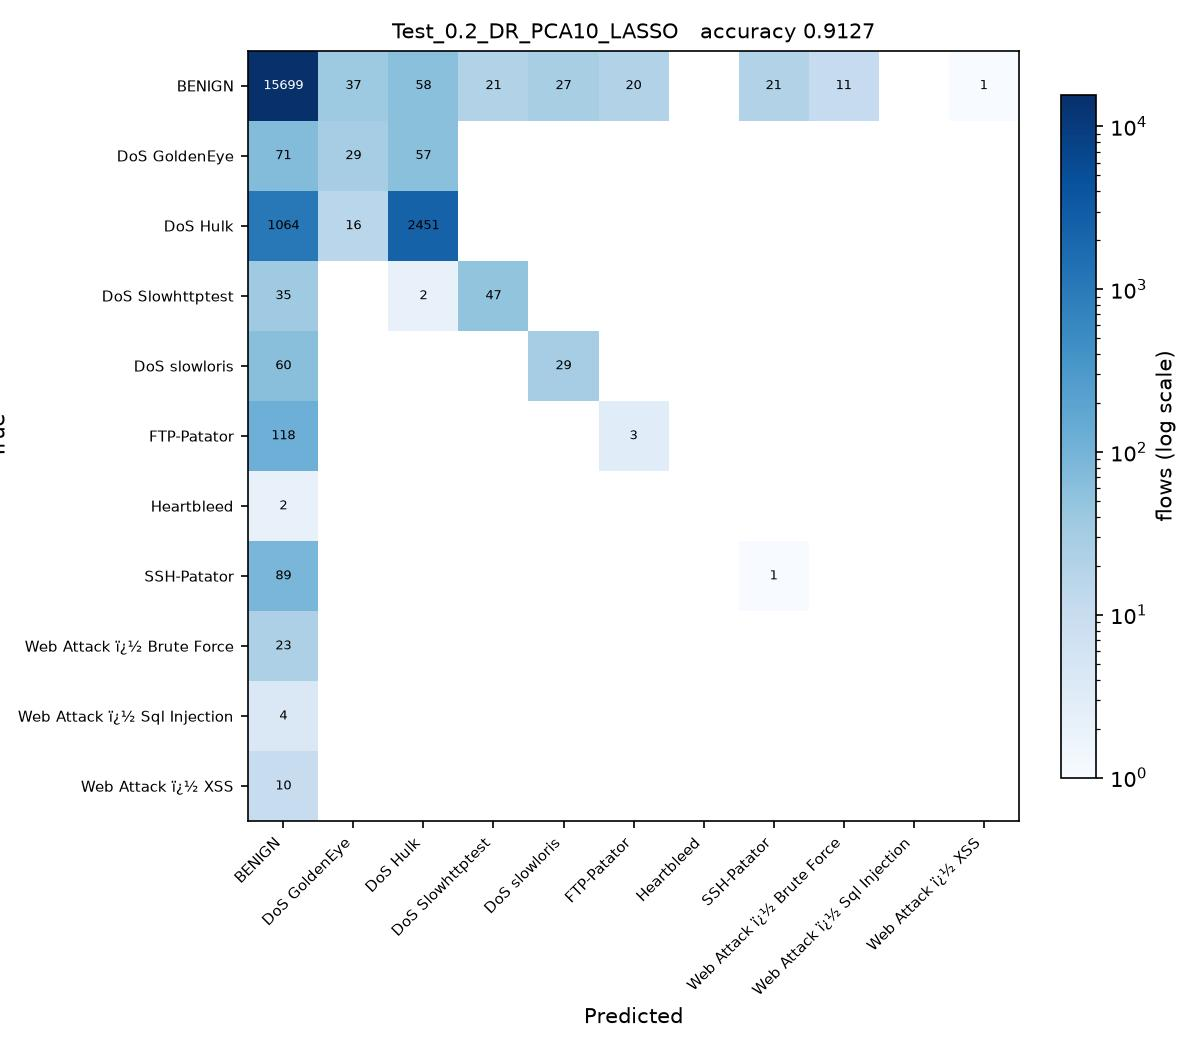

Reproduce this figure in Python.
# Test_0.2_DR_PCA10_LASSO.py
#
# Test size 0.2  |  PCA, 10 components  |  Lasso Regression -> SGDClassifier(penalty='l1') (sheet #4)
#
# This is SGDC_60_40.py with the changes marked CHANGE below and nothing else.
#
# Sheet entry 4 is Lasso(alpha=0.1), a regressor. Its defining feature is the
# L1 penalty, which SGDClassifier(penalty='l1') applies to a classifier.
# alpha is left at the SGDClassifier default: the sheet's 0.1 is scaled to
# Lasso's own loss and means something different here.

import os
from pathlib import Path

# CHANGE 1: run from the project folder, so the CSV names below resolve, and
# read them as latin-1. The Web Attack labels contain byte 0x96, which the
# default utf-8 decoder rejects with UnicodeDecodeError.
os.chdir(Path(__file__).resolve().parent.parent)
import numpy as np
import pandas as pd

df1 = pd.read_csv(r'C:\Users\Karthika\OneDrive\Desktop\ACN_PCA_75_Runs\Scripts\Tuesday-WorkingHours.pcap_ISCX (1).csv', low_memory=True, encoding='latin-1')
df2 = pd.read_csv(r'C:\Users\Karthika\OneDrive\Desktop\ACN_PCA_75_Runs\Scripts\Wednesday-workingHours.pcap_ISCX.csv', low_memory=True, encoding='latin-1')
df3 = pd.read_csv(r'C:\Users\Karthika\OneDrive\Desktop\ACN_PCA_75_Runs\Scripts\Thursday-WorkingHours-Morning-WebAttacks.pcap_ISCX.csv', low_memory=True, encoding='latin-1')

dataset = pd.concat([df1, df2, df3], ignore_index=True)

dataset.columns = dataset.columns.str.strip()

# CHANGE 2: a stratified sample of 100000 flows, the same for every run.
# The full three captures hold about 1.3 million flows, which makes 75 runs
# impractical. At least 50 flows of every class are kept.
label = dataset.columns[-1]
dataset = pd.concat(
    [g.sample(n=min(len(g), max(50, round(100000 * len(g) / len(dataset)))), random_state=0)
     for _, g in dataset.groupby(label)],
    ignore_index=True
)

X = dataset.iloc[:, :-1]
y = dataset.iloc[:, -1]

X = X.apply(pd.to_numeric, errors='coerce')

X.replace([np.inf, -np.inf], np.nan, inplace=True)

from sklearn.impute import SimpleImputer

imputer = SimpleImputer(missing_values=np.nan, strategy='mean')
X = imputer.fit_transform(X)

from sklearn.preprocessing import LabelEncoder

labelencoder_y = LabelEncoder()
y = labelencoder_y.fit_transform(y)

from sklearn.model_selection import train_test_split

X_train, X_test, y_train, y_test = train_test_split(
    X,
    y,
    test_size=0.2,   # CHANGE 3: test size
    random_state=0,
    stratify=y
)

# CHANGE 4: PCA, from PCA_LDA_KErnel_PCA_CODE.pdf (fitted on training data only).
# PCA follows the directions of largest variance, so the features have to be on
# a common scale first, otherwise the components just track whichever column has
# the biggest units. The scaler is fitted on the training split only.
from sklearn.preprocessing import StandardScaler
from sklearn.decomposition import PCA

scaler = StandardScaler()
X_train = scaler.fit_transform(X_train)
X_test = scaler.transform(X_test)

pca = PCA(n_components=10)
X_train = pca.fit_transform(X_train)          # no labels: PCA is unsupervised
X_test = pca.transform(X_test)
print("\nVariance explained by 10 components : {:.4f}".format(pca.explained_variance_ratio_.sum()))

# CHANGE 5: Lasso Regression -> SGDClassifier(penalty='l1') (sheet #4) in place of SGDClassifier
from sklearn.linear_model import SGDClassifier

classifier = SGDClassifier(
    loss='hinge',
    penalty='l1',
    alpha=0.0001,
    max_iter=1000,
    tol=1e-3,
    random_state=0
)

classifier.fit(X_train, y_train)

y_pred = classifier.predict(X_test) 

from sklearn.metrics import confusion_matrix
from sklearn.metrics import accuracy_score
from sklearn.metrics import precision_score
from sklearn.metrics import recall_score
from sklearn.metrics import f1_score
from sklearn.metrics import classification_report

cm = confusion_matrix(y_test, y_pred)

print("Confusion Matrix:\n")
print(cm)

print("\nAccuracy : {:.4f}".format(accuracy_score(y_test, y_pred)))
print("\nPrecision : {:.4f}".format(precision_score(y_test, y_pred, average='weighted')))
print("\nRecall : {:.4f}".format(recall_score(y_test, y_pred, average='weighted')))
print("\nF1 Score : {:.4f}".format(f1_score(y_test, y_pred, average='weighted')))

print("\nClassification Report:\n")
print(classification_report(y_test, y_pred))
# CHANGE 6: save the confusion matrix as Test_0.2_DR_PCA10_LASSO.jpg and record the result
import matplotlib
matplotlib.use('Agg')
import matplotlib.pyplot as plt
from matplotlib.colors import LogNorm

here = Path(__file__).resolve().parent
names = [str(c) for c in labelencoder_y.classes_]
fig, ax = plt.subplots(figsize=(8, 7))
im = ax.imshow(cm, cmap='Blues', norm=LogNorm(vmin=1))
ax.set_xticks(range(len(names)), names, rotation=45, ha='right', fontsize=7)
ax.set_yticks(range(len(names)), names, fontsize=7)
ax.set_xlabel('Predicted')
ax.set_ylabel('True')
ax.set_title('Test_0.2_DR_PCA10_LASSO   accuracy {:.4f}'.format(accuracy_score(y_test, y_pred)), fontsize=10)
for i in range(cm.shape[0]):
    for j in range(cm.shape[1]):
        if cm[i, j]:
            ax.text(j, i, cm[i, j], ha='center', va='center', fontsize=6,
                    color='white' if cm[i, j] > cm.max() / 3 else 'black')
fig.colorbar(im, ax=ax, fraction=0.04, label='flows (log scale)')
fig.tight_layout()
fig.savefig(here / 'Test_0.2_DR_PCA10_LASSO.jpg', dpi=150)
plt.close(fig)

row = pd.DataFrame([{
    'Test': 0.2, 'DR': 'PCA10', 'Clas': 'LASSO',
    'Acc': round(accuracy_score(y_test, y_pred), 4),
    'Pre': round(precision_score(y_test, y_pred, average='weighted', zero_division=0), 4),
    'Rec': round(recall_score(y_test, y_pred, average='weighted', zero_division=0), 4),
    'F1': round(f1_score(y_test, y_pred, average='weighted', zero_division=0), 4),
    'script': 'Test_0.2_DR_PCA10_LASSO',
}])
out = here.parent / 'results' / '75_runs.csv'
out.parent.mkdir(exist_ok=True)
if out.exists():
    old = pd.read_csv(out)
    row = pd.concat([old[old['script'] != 'Test_0.2_DR_PCA10_LASSO'], row], ignore_index=True)
row.to_csv(out, index=False)
